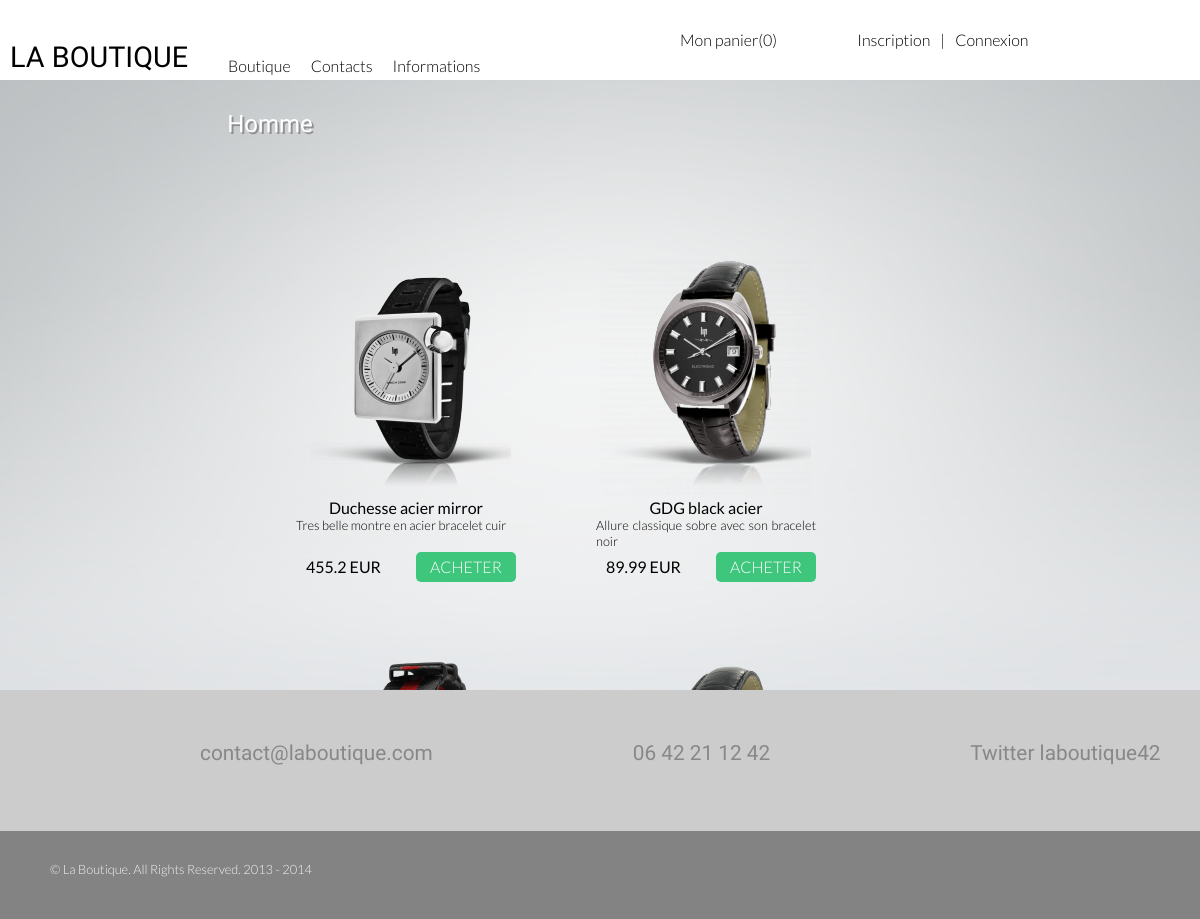
The page /shop/index.php?page=category&name=Homme on the database its author committed.
### tables this page shows
CREATE TABLE IF NOT EXISTS `product` (
  `product_id` int(11) NOT NULL AUTO_INCREMENT,
  `name` varchar(30) NOT NULL,
  `description` varchar(100) DEFAULT NULL,
  `quantity` int(11) NOT NULL,
  `price` float NOT NULL,
  PRIMARY KEY (`product_id`),
  UNIQUE KEY `product_id_UNIQUE` (`product_id`)
);

### controller/products.php (called while the page is built)
<?PHP
function	get_products($link, $query)
{
	$products = array();
	$res = mysqli_query($link, $query);
	while ($prod_raw = mysqli_fetch_assoc($res))
	{
		$products[] = array(
			'name'=>$prod_raw['name'],
			'description'=>$prod_raw['description'],
			'price'=>$prod_raw['price']);
	}
	return ($products);
}
?>

### views/aff_products.php (the view)
<?PHP
function aff_product($product)
{
	$new_get = $_GET;
	$new_get['buyproduct'] = $product['name'];
	$link = http_build_query($new_get);
	echo '
  		<div class="product">
		<div class="prod_img"><img src="img/catalog/'.$product['name'].'.png"></div>
		<div class="prod_name">'.$product['name'].'</div>
            <div class="prod_desc">'.$product['description'].'</div>
            <div class="prod_prix">'.$product['price'].' EUR</div>
            <div class="prod_buy"><a href="?'.$link.'">ACHETER</a></div>
         </div>';
}
function aff_all_products($products)
{
	echo '
	<div class="prod_selection">';
	for ($i = 0; $i < count($products); ++$i)
		aff_product($products[$i]);
	echo '
	</div>';
}
?>

### shop/css/index.css (style rules this page uses)
BODY { font-family: 'Lato', serif; font-weight: 300; background-color: #838383; margin: 0; padding: 0; }

### shop/css/product.css (style rules this page uses)
.prod_name { font-weight: 400; }
.prod_buy { background-color: #3fc67d; width: 100px; height: 25px; text-align: center; padding-top: 5px; border-radius: 5px; float: right; }
.prod_buy a { color: white; }
.prod_selection { padding-top: 100px; margin: auto; width: 80%; }
.prod_prix { float: left; padding-top: 5px; padding-left: 10px; font-weight: 400; }
.prod_desc { text-align: justify; font-size: 0.8em; margin-bottom: 5px; height: 30px; overflow: hidden; }
.prod_img { background-color: rgba(255, 255, 255, 0); }
.product { float: left; width: 220px; margin-left: 80px; margin-bottom: 80px; }

### shop/css/header.css (style rules this page uses)
a { color: #000; text-decoration: none; }

### rows shown on the page
product: name (picture), name "Duchesse acier mirror", description "Tres belle montre en acier bracelet cuir", price "455.2"
product: name (picture), name "GDG black acier", description "Allure classique sobre avec son bracelet noir", price "89.99"
product: name (picture)
product: name (picture)

### other values the page prints
$_SESSION['basket-total'] "0"
$name "Homme"
